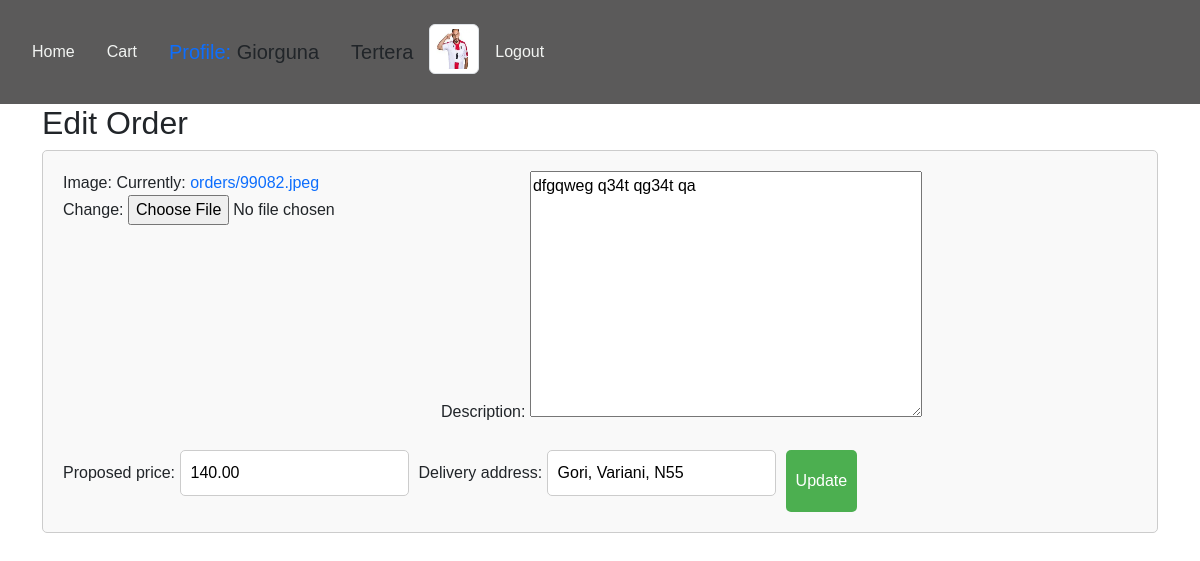
The page /edit_order/7/ (signed in) on the database as committed earlier.
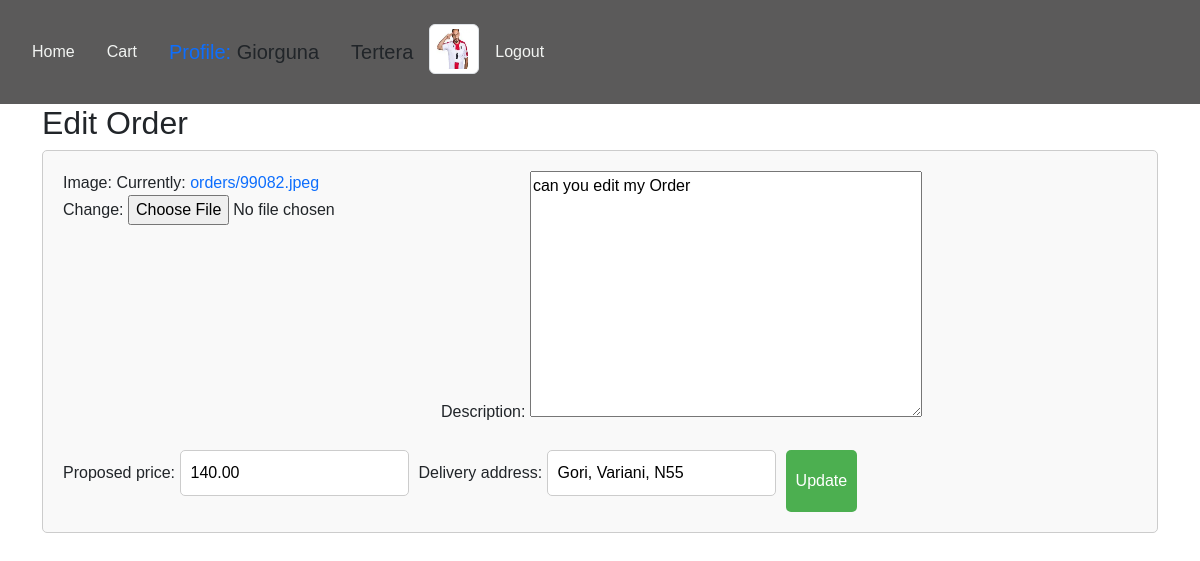
The same page on the database as committed later.
### userprofile/models.py (models this page shows, shortened)
class Order(models.Model):
    user = models.ForeignKey(User, on_delete=models.CASCADE)
    image = models.ImageField(upload_to='orders/')
    description = models.TextField()
    proposed_price = models.DecimalField(max_digits=10, decimal_places=2)
    delivery_address = models.CharField(max_length=255)
    created_at = models.DateTimeField(auto_now_add=True)
    updated_at = models.DateTimeField(auto_now=True)

### shop/views.py (the view)
# urls.py: path('edit_order/<int:order_id>/', views.edit_order, name='edit_order'),
@login_required
def edit_order(request, order_id):
    order = get_object_or_404(Order, id=order_id, user=request.user)
    if request.method == 'POST':
        form = OrderForm(request.POST, request.FILES, instance=order)
        if form.is_valid():
            form.save()
            return redirect('cart')
    else:
        form = OrderForm(instance=order)
    return render(request, 'userprofile/edit_order.html', {'form': form})

### userprofile/forms.py
class OrderForm(forms.ModelForm):
    class Meta:
        model = Order
        fields = ['image', 'description', 'proposed_price', 'delivery_address']

### userprofile/templates/userprofile/edit_order.html (shortened to what this page needs)
{% extends "shop/base.html" %}
{% block content %}
<h2>Edit Order</h2>
<form method="POST" enctype="multipart/form-data">
    {{ form.as_p }}
    <button type="submit">Update</button>
</form>
{% endblock %}

Rows that differ between the two databases and show on the page:
changed Order "Gori, Variani, N55": description "dfgqweg q34t qg34t qa" → "can you edit my Order"
